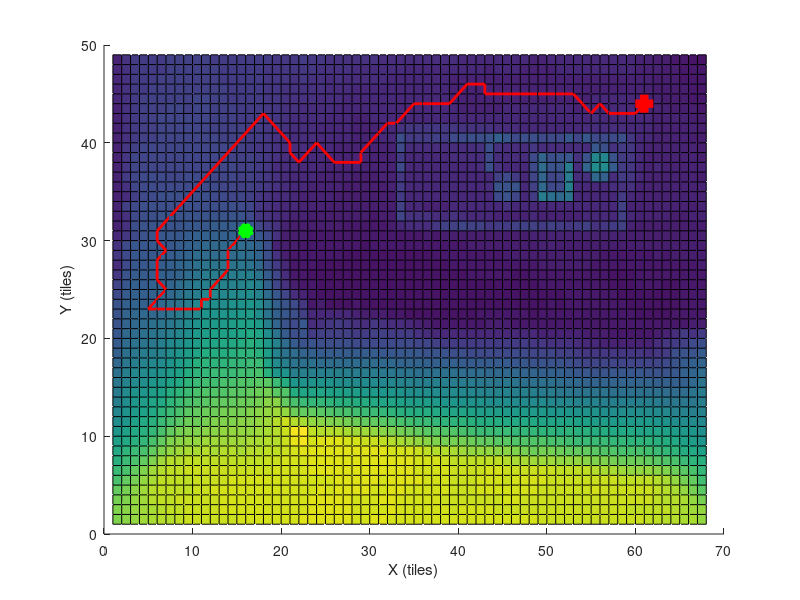

This chart was generated by the following MATLAB code:
% clc; 
% clear all;
% close all;

load('T2');
load('OptimalPath');
[n, m] = size(T);
optimalPath=OptimalPath;
l = length(optimalPath);

% Convert back the node cardinal number to the corresponding xyz coordinate.
x = zeros(1, l);
y = zeros(1, l);
z = zeros(1, l);
for i = 1 : l
    x(i) = mod(optimalPath(i) - 1, n) + 1;
    y(i) = abs((optimalPath(i) - 1 - mod(optimalPath(i) - 1, n)) / n) + 1;
    z(i) = 1.0 + T(x(i), y(i));
end
hold on
% figure;
% Draw the optimal path as line.
surf(T);
hold on
% z(1:size(x, 2))=600;
plot3(y, x, z, 'r', 'LineWidth', 2)
% save('C:\Users\Salvo\Desktop\test_correttezza_dpa\dpa\test_robot\Mappa', 'Mappa');
fin=[y' x'];
save('fin', 'fin');
% hold on
% Draw asterisk symbol (*) at destination nodes.
plot3(y(l), x(l), z(l)+30, '*g', 'LineWidth', 10)
plot3(y(1), x(1), z(1)+30, 'sr', 'LineWidth', 7)

xlabel('X (tiles)'); ylabel('Y (tiles)');